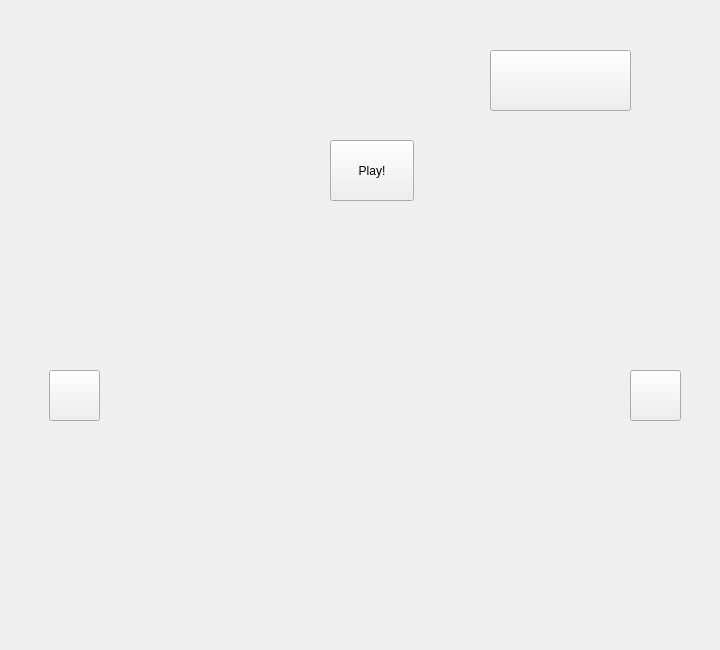
<?xml version="1.0" encoding="UTF-8"?>
<ui version="4.0">
 <class>Tutorial</class>
 <widget class="QWidget" name="Tutorial">
  <property name="geometry">
   <rect>
    <x>0</x>
    <y>0</y>
    <width>720</width>
    <height>650</height>
   </rect>
  </property>
  <property name="cursor">
   <cursorShape>ArrowCursor</cursorShape>
  </property>
  <property name="windowTitle">
   <string>Form</string>
  </property>
  <widget class="QPushButton" name="backButton">
   <property name="geometry">
    <rect>
     <x>490</x>
     <y>50</y>
     <width>141</width>
     <height>61</height>
    </rect>
   </property>
   <property name="cursor">
    <cursorShape>PointingHandCursor</cursorShape>
   </property>
   <property name="text">
    <string/>
   </property>
   <property name="icon">
    <iconset resource="images.qrc">
     <normaloff>:/images/back.png</normaloff>:/images/back.png</iconset>
   </property>
   <property name="iconSize">
    <size>
     <width>141</width>
     <height>80</height>
    </size>
   </property>
  </widget>
  <widget class="QLabel" name="label">
   <property name="geometry">
    <rect>
     <x>40</x>
     <y>30</y>
     <width>141</width>
     <height>151</height>
    </rect>
   </property>
   <property name="text">
    <string/>
   </property>
   <property name="pixmap">
    <pixmap resource="images.qrc">:/images/burger.png</pixmap>
   </property>
   <property name="scaledContents">
    <bool>true</bool>
   </property>
  </widget>
  <widget class="QLabel" name="slidesLabel">
   <property name="geometry">
    <rect>
     <x>110</x>
     <y>210</y>
     <width>511</width>
     <height>361</height>
    </rect>
   </property>
   <property name="autoFillBackground">
    <bool>false</bool>
   </property>
   <property name="text">
    <string/>
   </property>
   <property name="scaledContents">
    <bool>true</bool>
   </property>
  </widget>
  <widget class="QPushButton" name="rightButton">
   <property name="geometry">
    <rect>
     <x>630</x>
     <y>370</y>
     <width>51</width>
     <height>51</height>
    </rect>
   </property>
   <property name="cursor">
    <cursorShape>PointingHandCursor</cursorShape>
   </property>
   <property name="text">
    <string/>
   </property>
   <property name="icon">
    <iconset resource="images.qrc">
     <normaloff>:/images/right.png</normaloff>:/images/right.png</iconset>
   </property>
   <property name="iconSize">
    <size>
     <width>60</width>
     <height>50</height>
    </size>
   </property>
  </widget>
  <widget class="QPushButton" name="leftButton">
   <property name="geometry">
    <rect>
     <x>49</x>
     <y>370</y>
     <width>51</width>
     <height>51</height>
    </rect>
   </property>
   <property name="cursor">
    <cursorShape>PointingHandCursor</cursorShape>
   </property>
   <property name="text">
    <string/>
   </property>
   <property name="icon">
    <iconset resource="images.qrc">
     <normaloff>:/images/left.png</normaloff>:/images/left.png</iconset>
   </property>
   <property name="iconSize">
    <size>
     <width>60</width>
     <height>50</height>
    </size>
   </property>
  </widget>
  <widget class="QPushButton" name="exampleButton">
   <property name="geometry">
    <rect>
     <x>330</x>
     <y>140</y>
     <width>84</width>
     <height>61</height>
    </rect>
   </property>
   <property name="text">
    <string>Play!</string>
   </property>
  </widget>
 </widget>
 <resources>
  <include location="images.qrc"/>
 </resources>
 <connections/>
</ui>
